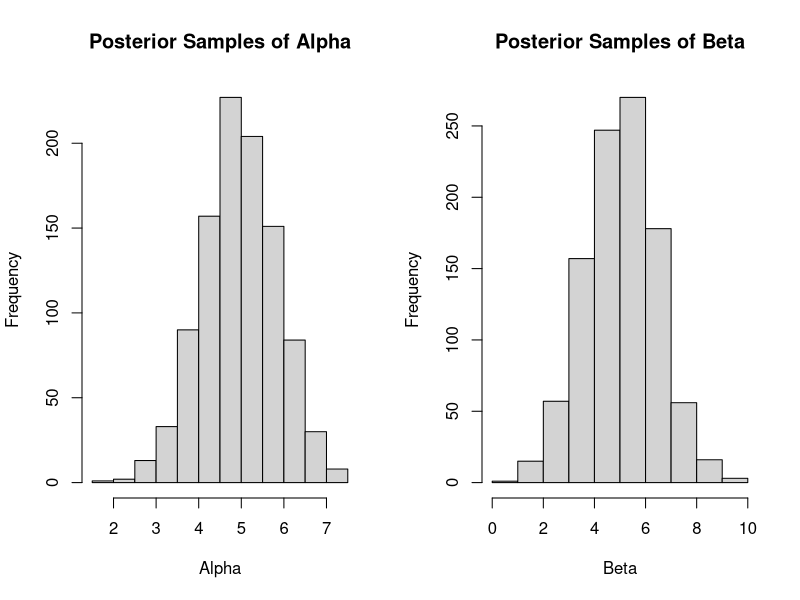
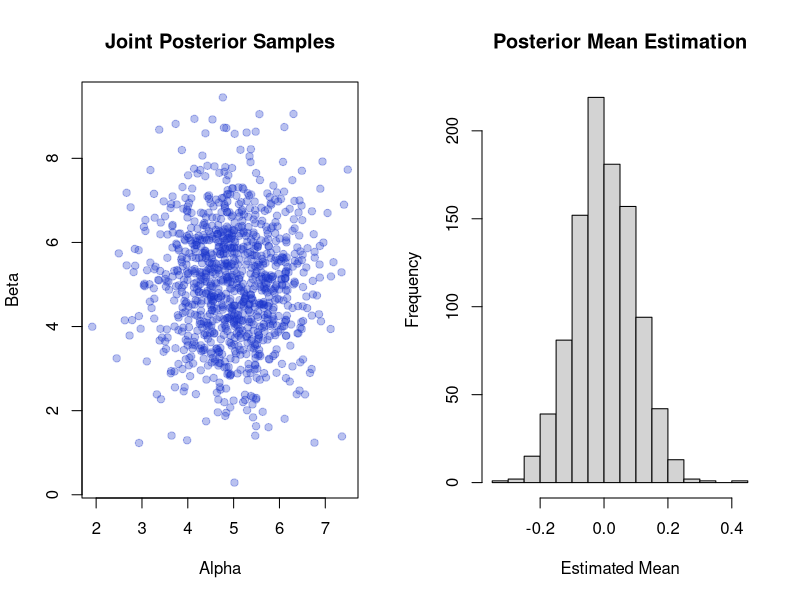

The R script that drew these images, in order:
# Grid setup for posterior computations
alpha_grid <- seq(0, 10, length.out = 100)
beta_grid <- seq(0, 10, length.out = 100)

# Simulated likelihood values
# (replace with actual computations)
likelihood <- outer(
  alpha_grid, beta_grid,
  function(alpha, beta) {
    dnorm(alpha, mean = 5, sd = 1) *
    dnorm(beta, mean = 5, sd = 2)
  }
)

# Compute the joint posterior on the grid
prior_alpha <- dnorm(alpha_grid, mean = 5, sd = 2)
prior_beta <- dnorm(beta_grid, mean = 5, sd = 2)
prior <- outer(prior_alpha, prior_beta, "*")

posterior <- likelihood * prior
posterior <- posterior / sum(posterior)
# Normalize to make it a valid probability

# Compute marginal posterior for alpha
posterior_alpha <- apply(posterior, 1, sum)

# Draw samples from the marginal
# posterior of alpha
set.seed(123)
sample_alpha_indices <- sample(
  seq_along(alpha_grid),
  size = 1000,
  prob = posterior_alpha, replace = TRUE
)
sample_alpha <- alpha_grid[sample_alpha_indices]

# Draw conditional samples of beta given alpha
sample_beta <- numeric(1000)
for (s in seq_len(1000)) {
  alpha_index <- sample_alpha_indices[s]
  posterior_beta_given_alpha <- posterior[alpha_index, ]
  posterior_beta_given_alpha <- posterior_beta_given_alpha / sum(posterior_beta_given_alpha) # Normalize
  beta_index <- sample(seq_along(beta_grid), size = 1, prob = posterior_beta_given_alpha)
  sample_beta[s] <- beta_grid[beta_index]
}
# Add uniform random jitter
grid_spacing_alpha <- diff(alpha_grid[1:2])
grid_spacing_beta <- diff(beta_grid[1:2])
sample_alpha <- sample_alpha + runif( 1000, -grid_spacing_alpha / 2, grid_spacing_alpha / 2 )
sample_beta <- sample_beta + runif( 1000, -grid_spacing_beta / 2, grid_spacing_beta / 2 )

# Visualization
par(mfrow = c(1, 2))
hist(sample_alpha, main = "Posterior Samples of Alpha", xlab = "Alpha")
hist(sample_beta, main = "Posterior Samples of Beta", xlab = "Beta")
# Scatter plot to show the joint samples
plot(sample_alpha, sample_beta,
  main = "Joint Posterior Samples",
  xlab = "Alpha", ylab = "Beta", pch = 19,
  col = rgb(0.1, 0.2, 0.8, 0.3)
)

# Simulate Monte Carlo samples
set.seed(123) # For reproducibility
posterior_means <- replicate( 1000, mean(rnorm(100, mean = 0, sd = 1)) )
# Plot histogram of posterior means
hist(posterior_means,
  main = "Posterior Mean Estimation",
  xlab = "Estimated Mean"
)
